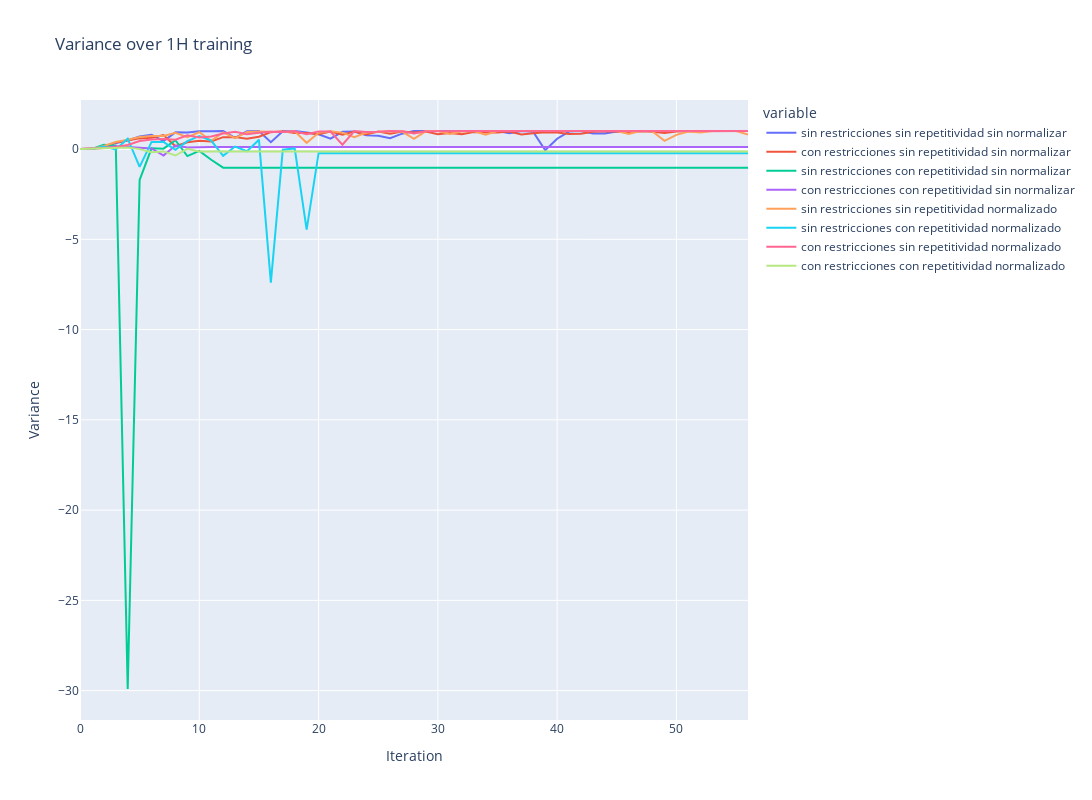

This figure's notebook cell:
### Code cell
fig = px.line(variance_df, title='Variance over 1H training')
fig.update_xaxes(title_text='Iteration')
fig.update_yaxes(title_text='Variance')

fig.update_layout(
    autosize=False,
    width=1600,
    height=800,)

fig.show()

### Figure 1 — Plotly figure (JSON) as saved in the notebook; plotly's stock layout.template omitted (floating-point values rounded to 4 significant figures)
{"data": [{"hovertemplate": "variable=sin restricciones sin repetitividad sin normalizar<br>index=%{x}<br>value=%{y}<extra></extra>", "legendgroup": "sin restricciones sin repetitividad sin normalizar", "line": {"color": "#636efa", "dash": "solid"}, "marker": {"symbol": "circle"}, "mode": "lines", "name": "sin restricciones sin repetitividad sin normalizar", "orientation": "v", "showlegend": true, "type": "scatter", "x": [0, 1, 2, 3, 4, 5, 6, 7, 8, 9, 10, 11, 12, 13, 14, 15, 16, 17, 18, 19, 20, 21, 22, 23, 24, 25, 26, 27, 28, 29, 30, 31, 32, 33, 34, 35, 36, 37, 38, 39, 40, 41, 42, 43, 44, 45, 46, 47, 48, 49, 50, 51, 52, 53, 54, 55, 56], "xaxis": "x", "y": [4.411e-06, 0.002414, 0.1668, 0.3171, 0.4794, 0.7005, 0.7892, 0.4478, 0.925, 0.9183, 0.9831, 0.9852, 0.9936, 0.6157, 0.9876, 0.9979, 0.3839, 0.98, 0.9969, 0.9118, 0.821, 0.5806, 0.9537, 0.9675, 0.7576, 0.7324, 0.5985, 0.851, 0.9998, 0.9997, 0.9999, 0.9999, 1.0, 1.0, 0.9917, 0.9996, 0.8746, 0.9988, 0.9526, -0.06734, 0.573, 0.9696, 0.9998, 0.8594, 0.8615, 0.9767, 0.9992, 1.0, 1.0, 1.0, 1.0, 1.0, 1.0, 1.0, 0.9999, 1.0, 1.0], "yaxis": "y"}, {"hovertemplate": "variable=con restricciones sin repetitividad sin normalizar<br>index=%{x}<br>value=%{y}<extra></extra>", "legendgroup": "con restricciones sin repetitividad sin normalizar", "line": {"color": "#EF553B", "dash": "solid"}, "marker": {"symbol": "circle"}, "mode": "lines", "name": "con restricciones sin repetitividad sin normalizar", "orientation": "v", "showlegend": true, "type": "scatter", "x": [0, 1, 2, 3, 4, 5, 6, 7, 8, 9, 10, 11, 12, 13, 14, 15, 16, 17, 18, 19, 20, 21, 22, 23, 24, 25, 26, 27, 28, 29, 30, 31, 32, 33, 34, 35, 36, 37, 38, 39, 40, 41, 42, 43, 44, 45, 46, 47, 48, 49, 50, 51, 52, 53, 54, 55, 56], "xaxis": "x", "y": [-4.768e-07, 0.02414, 0.1018, 0.3689, 0.4773, 0.5909, 0.6303, 0.7737, 0.1549, 0.3785, 0.4586, 0.4191, 0.6588, 0.6605, 0.5718, 0.6795, 0.9342, 0.9924, 0.8853, 0.8949, 0.8212, 0.9644, 0.7929, 0.9687, 0.8086, 0.9759, 0.8549, 0.9779, 0.9113, 0.9738, 0.8177, 0.8903, 0.8143, 0.9386, 0.9205, 0.9218, 0.9721, 0.8074, 0.8756, 0.9349, 0.9161, 0.8339, 0.8455, 0.9629, 0.9903, 0.9819, 0.9433, 0.9823, 0.9624, 0.8859, 0.9752, 0.993, 0.9923, 0.995, 0.9995, 0.9956, 0.9961], "yaxis": "y"}, {"hovertemplate": "variable=sin restricciones con repetitividad sin normalizar<br>index=%{x}<br>value=%{y}<extra></extra>", "legendgroup": "sin restricciones con repetitividad sin normalizar", "line": {"color": "#00cc96", "dash": "solid"}, "marker": {"symbol": "circle"}, "mode": "lines", "name": "sin restricciones con repetitividad sin normalizar", "orientation": "v", "showlegend": true, "type": "scatter", "x": [0, 1, 2, 3, 4, 5, 6, 7, 8, 9, 10, 11, 12, 13, 14, 15, 16, 17, 18, 19, 20, 21, 22, 23, 24, 25, 26, 27, 28, 29, 30, 31, 32, 33, 34, 35, 36, 37, 38, 39, 40, 41, 42, 43, 44, 45, 46, 47, 48, 49, 50, 51, 52, 53, 54, 55, 56], "xaxis": "x", "y": [2.08e-05, 0.002858, 0.2314, 0.1822, -29.91, -1.706, 0.03952, 0.02106, 0.4866, -0.3902, -0.1012, -0.5952, -1.03, -1.03, -1.03, -1.03, -1.03, -1.03, -1.03, -1.03, -1.03, -1.03, -1.03, -1.03, -1.03, -1.03, -1.03, -1.03, -1.03, -1.03, -1.03, -1.03, -1.03, -1.03, -1.03, -1.03, -1.03, -1.03, -1.03, -1.03, -1.03, -1.03, -1.03, -1.03, -1.03, -1.03, -1.03, -1.03, -1.03, -1.03, -1.03, -1.03, -1.03, -1.03, -1.03, -1.03, -1.03], "yaxis": "y"}, {"hovertemplate": "variable=con restricciones con repetitividad sin normalizar<br>index=%{x}<br>value=%{y}<extra></extra>", "legendgroup": "con restricciones con repetitividad sin normalizar", "line": {"color": "#ab63fa", "dash": "solid"}, "marker": {"symbol": "circle"}, "mode": "lines", "name": "con restricciones con repetitividad sin normalizar", "orientation": "v", "showlegend": true, "type": "scatter", "x": [0, 1, 2, 3, 4, 5, 6, 7, 8, 9, 10, 11, 12, 13, 14, 15, 16, 17, 18, 19, 20, 21, 22, 23, 24, 25, 26, 27, 28, 29, 30, 31, 32, 33, 34, 35, 36, 37, 38, 39, 40, 41, 42, 43, 44, 45, 46, 47, 48, 49, 50, 51, 52, 53, 54, 55, 56], "xaxis": "x", "y": [-7.629e-06, 0.02041, 0.06086, 0.1573, 0.1231, 0.05939, 0.03705, -0.3593, 0.1923, 0.08727, 0.1126, 0.1126, 0.1126, 0.1126, 0.1126, 0.1126, 0.1126, 0.1126, 0.1126, 0.1126, 0.1126, 0.1126, 0.1126, 0.1126, 0.1126, 0.1126, 0.1126, 0.1126, 0.1126, 0.1126, 0.1126, 0.1126, 0.1126, 0.1126, 0.1126, 0.1126, 0.1126, 0.1126, 0.1126, 0.1126, 0.1126, 0.1126, 0.1126, 0.1126, 0.1126, 0.1126, 0.1126, 0.1126, 0.1126, 0.1126, 0.1126, 0.1126, 0.1126, 0.1126, 0.1126, 0.1126, 0.1126], "yaxis": "y"}, {"hovertemplate": "variable=sin restricciones sin repetitividad normalizado<br>index=%{x}<br>value=%{y}<extra></extra>", "legendgroup": "sin restricciones sin repetitividad normalizado", "line": {"color": "#FFA15A", "dash": "solid"}, "marker": {"symbol": "circle"}, "mode": "lines", "name": "sin restricciones sin repetitividad normalizado", "orientation": "v", "showlegend": true, "type": "scatter", "x": [0, 1, 2, 3, 4, 5, 6, 7, 8, 9, 10, 11, 12, 13, 14, 15, 16, 17, 18, 19, 20, 21, 22, 23, 24, 25, 26, 27, 28, 29, 30, 31, 32, 33, 34, 35, 36, 37, 38, 39, 40, 41, 42, 43, 44, 45, 46, 47, 48, 49, 50, 51, 52, 53, 54, 55, 56], "xaxis": "x", "y": [3.338e-06, 0.001961, 0.1685, 0.389, 0.5148, 0.6673, 0.722, 0.7278, 0.9058, 0.6634, 0.9334, 0.4561, 0.9201, 0.6064, 0.9444, 0.977, 0.9538, 0.945, 0.9833, 0.3469, 0.8982, 0.9861, 0.9097, 0.6563, 0.9197, 0.9449, 0.9866, 0.9685, 0.5636, 0.9973, 0.9963, 0.8401, 0.9758, 0.9994, 0.7989, 0.9999, 0.9991, 0.9777, 0.9998, 1.0, 0.9889, 0.9998, 1.0, 1.0, 1.0, 0.9999, 0.8423, 0.9989, 0.9702, 0.4538, 0.7845, 0.9754, 0.9208, 0.9934, 0.9999, 1.0, 0.8006], "yaxis": "y"}, {"hovertemplate": "variable=sin restricciones con repetitividad normalizado<br>index=%{x}<br>value=%{y}<extra></extra>", "legendgroup": "sin restricciones con repetitividad normalizado", "line": {"color": "#19d3f3", "dash": "solid"}, "marker": {"symbol": "circle"}, "mode": "lines", "name": "sin restricciones con repetitividad normalizado", "orientation": "v", "showlegend": true, "type": "scatter", "x": [0, 1, 2, 3, 4, 5, 6, 7, 8, 9, 10, 11, 12, 13, 14, 15, 16, 17, 18, 19, 20, 21, 22, 23, 24, 25, 26, 27, 28, 29, 30, 31, 32, 33, 34, 35, 36, 37, 38, 39, 40, 41, 42, 43, 44, 45, 46, 47, 48, 49, 50, 51, 52, 53, 54, 55, 56], "xaxis": "x", "y": [1.77e-05, 0.004289, 0.1462, -0.02397, 0.5724, -0.9899, 0.3967, 0.394, -0.0368, 0.4394, 0.721, 0.4718, -0.3791, 0.1369, -0.1228, 0.5204, -7.402, -0.0338, 0.03601, -4.467, -0.2302, -0.2302, -0.2302, -0.2302, -0.2302, -0.2302, -0.2302, -0.2302, -0.2302, -0.2302, -0.2302, -0.2302, -0.2302, -0.2302, -0.2302, -0.2302, -0.2302, -0.2302, -0.2302, -0.2302, -0.2302, -0.2302, -0.2302, -0.2302, -0.2302, -0.2302, -0.2302, -0.2302, -0.2302, -0.2302, -0.2302, -0.2302, -0.2302, -0.2302, -0.2302, -0.2302, -0.2302], "yaxis": "y"}, {"hovertemplate": "variable=con restricciones sin repetitividad normalizado<br>index=%{x}<br>value=%{y}<extra></extra>", "legendgroup": "con restricciones sin repetitividad normalizado", "line": {"color": "#FF6692", "dash": "solid"}, "marker": {"symbol": "circle"}, "mode": "lines", "name": "con restricciones sin repetitividad normalizado", "orientation": "v", "showlegend": true, "type": "scatter", "x": [0, 1, 2, 3, 4, 5, 6, 7, 8, 9, 10, 11, 12, 13, 14, 15, 16, 17, 18, 19, 20, 21, 22, 23, 24, 25, 26, 27, 28, 29, 30, 31, 32, 33, 34, 35, 36, 37, 38, 39, 40, 41, 42, 43, 44, 45, 46, 47, 48, 49, 50, 51, 52, 53, 54, 55, 56], "xaxis": "x", "y": [1.013e-06, 0.02041, 0.0559, 0.1082, 0.2229, 0.4486, 0.5251, 0.5559, 0.5215, 0.7656, 0.6455, 0.6952, 0.8626, 0.9578, 0.8273, 0.8972, 0.96, 0.949, 0.982, 0.8221, 0.9784, 0.9718, 0.2382, 0.9972, 0.942, 0.9593, 0.9985, 0.989, 0.8617, 0.9804, 0.9947, 0.9947, 0.9947, 0.9947, 0.9947, 0.9947, 0.9947, 0.9947, 0.9947, 0.9947, 0.9947, 0.9947, 0.9947, 0.9947, 0.9947, 0.9947, 0.9947, 0.9947, 0.9947, 0.9947, 0.9947, 0.9947, 0.9947, 0.9947, 0.9947, 0.9947, 0.9947], "yaxis": "y"}, {"hovertemplate": "variable=con restricciones con repetitividad normalizado<br>index=%{x}<br>value=%{y}<extra></extra>", "legendgroup": "con restricciones con repetitividad normalizado", "line": {"color": "#B6E880", "dash": "solid"}, "marker": {"symbol": "circle"}, "mode": "lines", "name": "con restricciones con repetitividad normalizado", "orientation": "v", "showlegend": true, "type": "scatter", "x": [0, 1, 2, 3, 4, 5, 6, 7, 8, 9, 10, 11, 12, 13, 14, 15, 16, 17, 18, 19, 20, 21, 22, 23, 24, 25, 26, 27, 28, 29, 30, 31, 32, 33, 34, 35, 36, 37, 38, 39, 40, 41, 42, 43, 44, 45, 46, 47, 48, 49, 50, 51, 52, 53, 54, 55, 56], "xaxis": "x", "y": [-5.364e-06, 0.01868, 0.05181, 0.03237, 0.07995, -0.004281, -0.1778, -0.1305, -0.3589, 0.01134, -0.1338, -0.1338, -0.1338, -0.1338, -0.1338, -0.1338, -0.1338, -0.1338, -0.1338, -0.1338, -0.1338, -0.1338, -0.1338, -0.1338, -0.1338, -0.1338, -0.1338, -0.1338, -0.1338, -0.1338, -0.1338, -0.1338, -0.1338, -0.1338, -0.1338, -0.1338, -0.1338, -0.1338, -0.1338, -0.1338, -0.1338, -0.1338, -0.1338, -0.1338, -0.1338, -0.1338, -0.1338, -0.1338, -0.1338, -0.1338, -0.1338, -0.1338, -0.1338, -0.1338, -0.1338, -0.1338, -0.1338], "yaxis": "y"}], "layout": {"autosize": false, "height": 800, "legend": {"title": {"text": "variable"}, "tracegroupgap": 0}, "title": {"text": "Variance over 1H training"}, "width": 1600, "xaxis": {"anchor": "y", "domain": [0, 1], "title": {"text": "Iteration"}}, "yaxis": {"anchor": "x", "domain": [0, 1], "title": {"text": "Variance"}}}}
